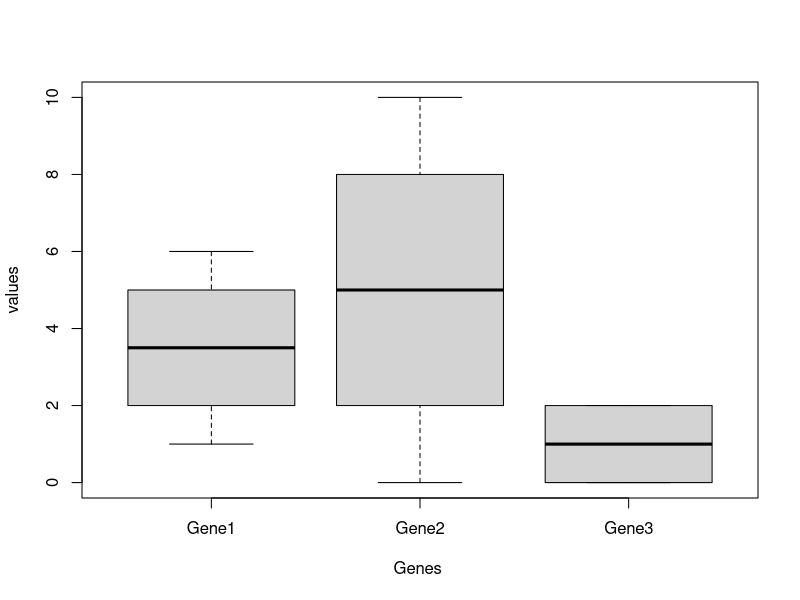
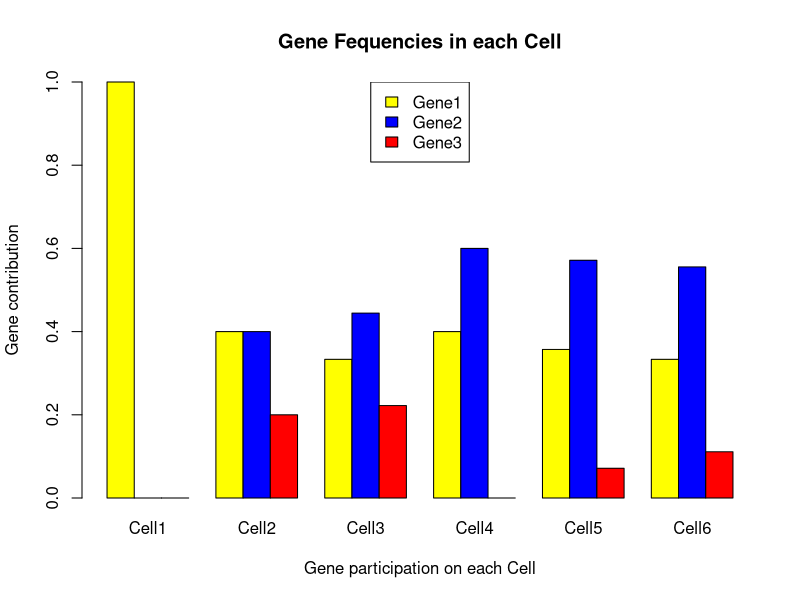
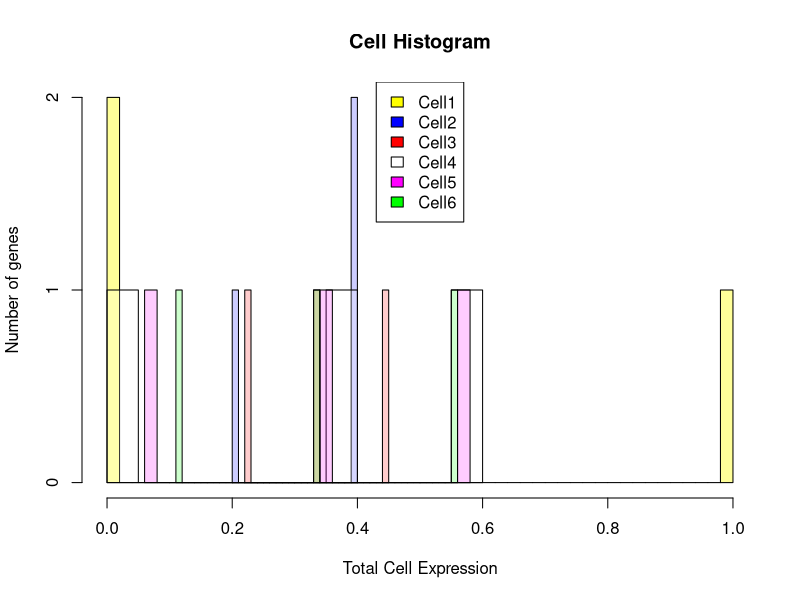

The R source for these figures, in order:
Gene1 <- c(1, 2, 3, 4, 5, 6)
Gene2 <- c(0, 2, 4, 6, 8, 10)
Gene3 <- c(0,1,2,0,1,2)
genes_matrix <- rbind(Gene1, Gene2, Gene3)
rownames(genes_matrix) <- c("Gene1", "Gene2", "Gene3")
colnames(genes_matrix) <- c("Cell1", "Cell2", "Cell3", "Cell4", "Cell5", "Cell6")

data2 <- matrix(nrow = 3, ncol = 11)
for (i in 1:3) {
  Gene_mean <- mean(genes_matrix[i,])
  Gene_max <- max(genes_matrix[i,])
  Gene_min <- min(genes_matrix[i,])
  Gene_quantile_25 <-quantile(genes_matrix[i,], probs = c(0.25))
  Gene_quantile_75 <-quantile(genes_matrix[i,], probs = c(0.75))
  data2[i,] <- c(genes_matrix[i,], Gene_mean, Gene_max, Gene_min, Gene_quantile_25, Gene_quantile_75)
}

rownames(data2) <- c("Gene1", "Gene2", "Gene3")
colnames(data2) <- c("Cell1", "Cell2", "Cell3", "Cell4", "Cell5", "Cell6", "Gene_mean", "Gene_max", "Gen_min", "Gene_quantile_25", "Gene_quantile_75")

row.names(data2)

##### Print the data  #####
print("================================================================")
print("####################### Genes table ############################")
print(genes_matrix)
print("####################### Updated Genes Table #####################")
print("Updated Genes Table ")
print(data2)


##### Create the boxplot  #####
boxplot.matrix(t(genes_matrix), xlab="Genes ", ylab="values")

##### Calculate prop table i.e. contribution of each Gene for every Cell 1..6  #####
print("######################### Prop table ############################")
prop.table(genes_matrix, margin = 2)

##### Creting the barplot : setting colors labels & legend #####
barplot(prop.table(genes_matrix, margin = 2), beside=TRUE, col = c("yellow", "blue", "red"), main = "Gene Fequencies in each Cell", ylim=c(0.0,1.0), xlab="Gene participation on each Cell", ylab="Gene contribution")
legend("top", legend = c("Gene1", "Gene2", "Gene3"), fill = c("yellow", "blue", "red"))

##### Creating the hist :  #####
v <- prop.table(genes_matrix, margin = 2)
v<-prop.table(genes_matrix, margin=2)
hist(v[,1], breaks=50, col=rgb(1, 1,0, 0.4), ylab = "Number of genes", xlab="Total Cell Expression", main="Cell Histogram")  # Cell1  yellow
hist(v[,2], breaks=20, col=rgb(0, 0,1, 0.2), add=TRUE)           # Cell2  blue
hist(v[,3], breaks=20, col=rgb(1, 0,0, 0.2), add=TRUE)           # Cell3  red
hist(v[,4], breaks=20, col=rgb(1, 1,1, 0.2), add=TRUE)           # Cell4  white
hist(v[,5], breaks=20, col=rgb(1, 0,1, 0.2), add=TRUE)           # Cell5  magenta
hist(v[,6], breaks=50, col=rgb(0, 1,0, 0.2), add=TRUE)           # Cell6  green

legend('top', c('Cell1', 'Cell2', 'Cell3', 'Cell4', 'Cell5', 'Cell6'), fill=c('yellow', 'blue', 'red', 'white', 'magenta', 'green'))
